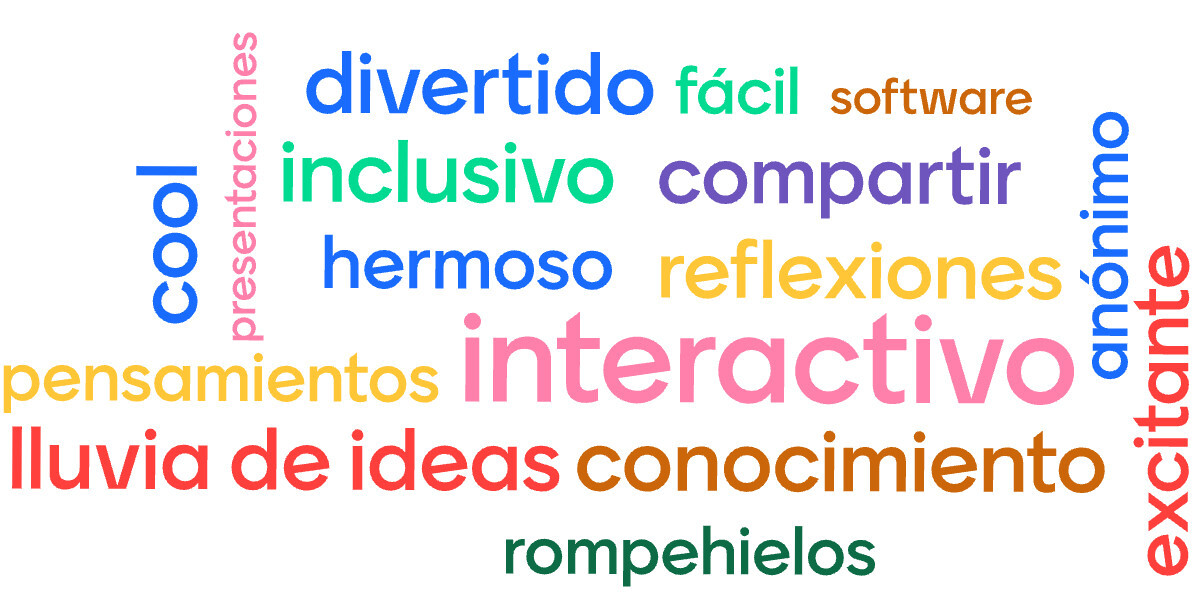
#> input picture tmp/nube.jpg, 1200 x 605 px
$ jupyter execute 06_text_in_image.ipynb
#> lines starting #> are read from the running program, lines starting #| are printed output that depends on the picture; after the words box and inside, x2 and y2 are one past the last pixel; in counts of white or black regions, pixels touching at a corner belong together
[cell 1]
import cv2
import numpy as np

# Cargar archivo
FILENAME = 'tmp/nube.jpg'
imagen = cv2.imread(FILENAME)
#> imagen is the input picture: shape (605, 1200, 3); mean B, G, R 233.3, 233.3, 239.3

# Convertir a escala de grises
imagen_gris = cv2.cvtColor(imagen, cv2.COLOR_BGR2GRAY)
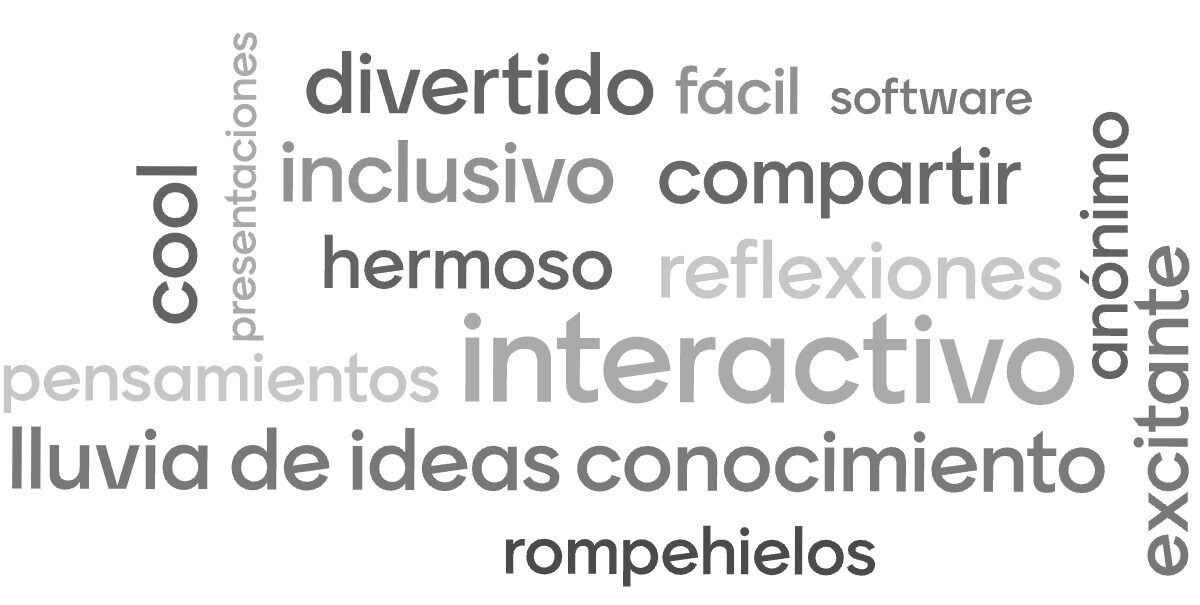
#> imagen_gris: shape (605, 1200); min 61, max 255, mean 235.1

# aplicar un filtro Gaussiano
imagen_suavizada = cv2.GaussianBlur(imagen_gris, (5, 5), 0)

# Adatative umbrella
imagen_binaria = cv2.adaptiveThreshold(
    imagen_suavizada,
    255,
    cv2.ADAPTIVE_THRESH_GAUSSIAN_C,
    cv2.THRESH_BINARY_INV,
    11,
    2
)
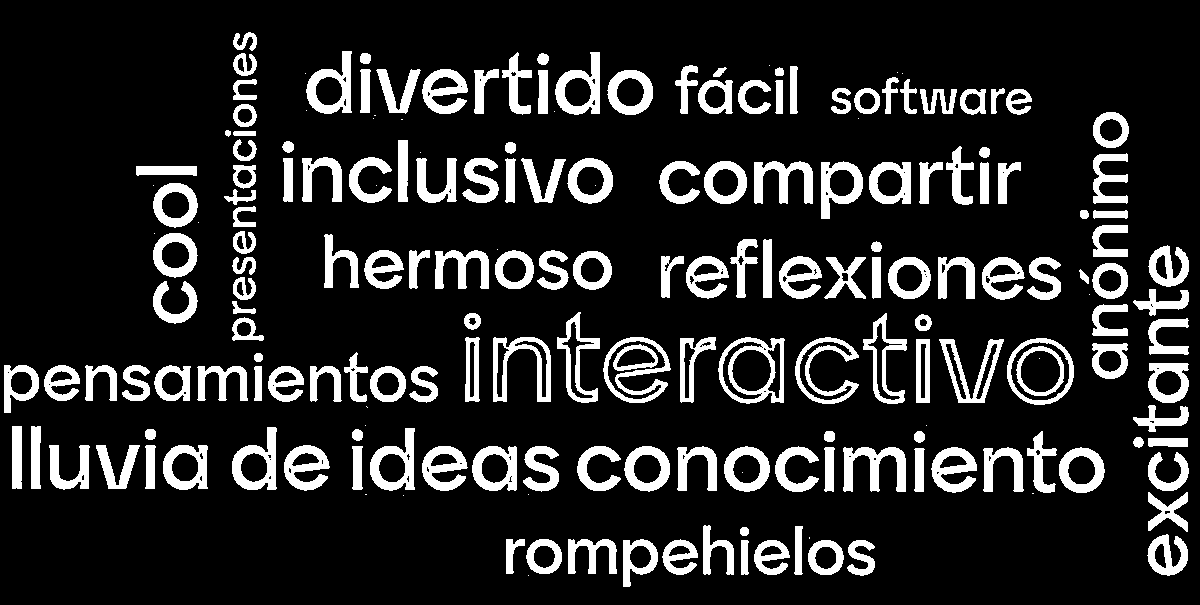
#> imagen_binaria: shape (605, 1200); 15.2% white; 202 white regions (29 under 20 px), largest, box (x1, y1, x2, y2) and area: (718, 337, 785, 404) 1656, (493, 337, 551, 402) 1476, (843, 447, 906, 492) 1435

# Expandir donde existan posibles textos
kernel = cv2.getStructuringElement(cv2.MORPH_RECT, (5, 5))
imagen_dilatada = cv2.dilate(imagen_binaria, kernel, iterations=1)
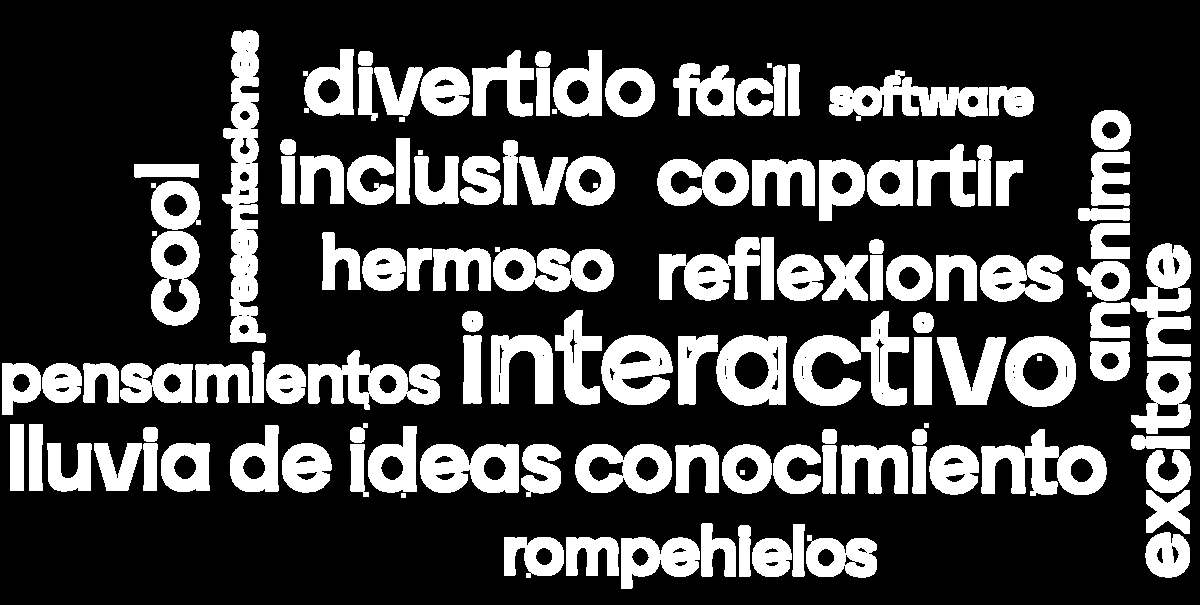
#> imagen_dilatada: shape (605, 1200); 26.2% white; 127 white regions

# Encontrar contornos
contornos, _ = cv2.findContours(
    imagen_dilatada,
    cv2.RETR_EXTERNAL,
    cv2.CHAIN_APPROX_SIMPLE
)
#> contornos = 125 contours, 6 with area under 20; largest, box (x1, y1, x2, y2) and area: (222, 30, 266, 343) 7418, (981, 429, 1107, 496) 4474, (716, 335, 787, 406) 4257, (308, 350, 440, 410) 4200, (493, 247, 614, 292) 4067

# Recorrido de regiones con posible texto
for contorno in contornos:
    x, y, w, h = cv2.boundingRect(contorno)

    # filtrado por area y descartar elementos sin texto
    if w > 30 and h > 10: # Textop con tamano esperado
        relacion_aspecto = w / float(h)
        if 1 < relacion_aspecto < 15: # Tipo de texto buscado/encontrado
            cv2.rectangle(imagen, (x, y), (x + w, y + h), (0, 255, 0), 2)
#> this loop made 125 passes
#> (x, y, w, h, relacion_aspecto) on passes 1, 2, 3, 4, 5, 6, 9, 11, 12, 14, 15, 17: (752, 538, 40, 39, 1.03), (621, 537, 79, 52, 1.52), (566, 537, 53, 39, 1.36), (504, 537, 60, 41, 1.46), (806, 535, 71, 43, 1.65), (1145, 532, 45, 46, 0.978), (701, 523, 35, 54, 0.648), (1146, 490, 44, 44, 1), (1146, 450, 45, 43, 1.05), (929, 445, 50, 50, 1), (841, 445, 67, 49, 1.37), (773, 444, 48, 50, 0.96)
#> (x, y, w, h) on passes 7, 8, 13, 16, 23, 26: (738, 525, 13, 52), (792, 524, 13, 53), (912, 446, 15, 48), (822, 445, 15, 49), (350, 444, 19, 53), (143, 443, 15, 48)
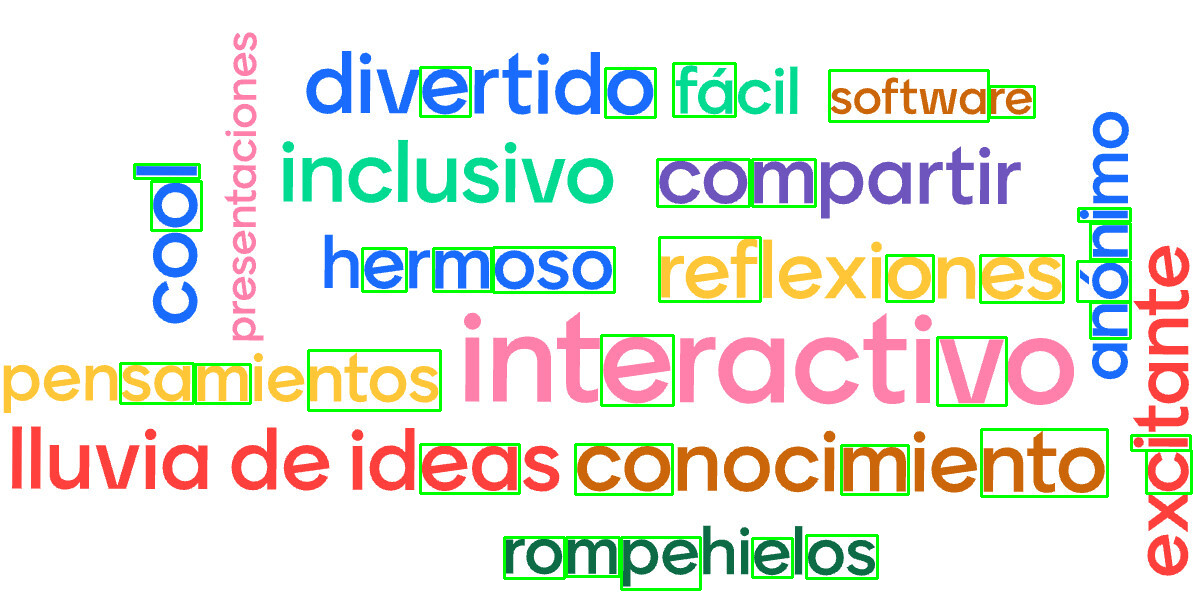
#> imagen: shape (605, 1200, 3); 3.25% of pixels changed, all inside (x1, y1, x2, y2) = (119, 62, 1193, 591)


# Mostrar imagen
cv2.imshow('Imagen with rostros', imagen)

# DEstruir ventanas abiertas
cv2.waitKey(0)
cv2.destroyAllWindows()
